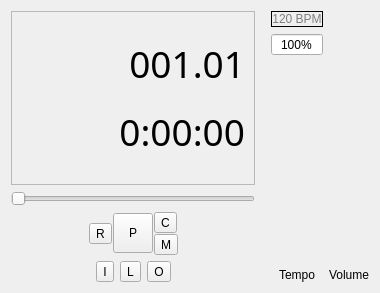
<?xml version="1.0" encoding="UTF-8"?>
<ui version="4.0">
 <class>PlayPanelBase</class>
 <widget class="QWidget" name="PlayPanelBase">
  <property name="geometry">
   <rect>
    <x>0</x>
    <y>0</y>
    <width>380</width>
    <height>293</height>
   </rect>
  </property>
  <property name="sizePolicy">
   <sizepolicy hsizetype="Expanding" vsizetype="Expanding">
    <horstretch>0</horstretch>
    <verstretch>0</verstretch>
   </sizepolicy>
  </property>
  <property name="focusPolicy">
   <enum>Qt::ClickFocus</enum>
  </property>
  <property name="windowTitle">
   <string>Play Panel</string>
  </property>
  <layout class="QHBoxLayout" name="horizontalLayout_2">
   <item>
    <layout class="QVBoxLayout" name="verticalLayout_3">
     <item>
      <widget class="QFrame" name="frame">
       <property name="sizePolicy">
        <sizepolicy hsizetype="Expanding" vsizetype="Expanding">
         <horstretch>0</horstretch>
         <verstretch>0</verstretch>
        </sizepolicy>
       </property>
       <property name="palette">
        <palette>
         <active/>
         <inactive/>
         <disabled/>
        </palette>
       </property>
       <property name="frameShape">
        <enum>QFrame::StyledPanel</enum>
       </property>
       <property name="frameShadow">
        <enum>QFrame::Raised</enum>
       </property>
       <property name="lineWidth">
        <number>2</number>
       </property>
       <property name="midLineWidth">
        <number>2</number>
       </property>
       <layout class="QHBoxLayout" name="horizontalLayout">
        <property name="spacing">
         <number>0</number>
        </property>
        <item>
         <layout class="QVBoxLayout" name="verticalLayout_2">
          <property name="spacing">
           <number>0</number>
          </property>
          <item>
           <widget class="QLabel" name="posLabel">
            <property name="sizePolicy">
             <sizepolicy hsizetype="Expanding" vsizetype="Fixed">
              <horstretch>0</horstretch>
              <verstretch>0</verstretch>
             </sizepolicy>
            </property>
            <property name="font">
             <font>
              <family>Arial black</family>
              <pointsize>28</pointsize>
             </font>
            </property>
            <property name="toolTip">
             <string>Measure.Beat</string>
            </property>
            <property name="autoFillBackground">
             <bool>false</bool>
            </property>
            <property name="text">
             <string notr="true">001.01</string>
            </property>
            <property name="textFormat">
             <enum>Qt::PlainText</enum>
            </property>
            <property name="alignment">
             <set>Qt::AlignRight|Qt::AlignTrailing|Qt::AlignVCenter</set>
            </property>
            <property name="margin">
             <number>0</number>
            </property>
            <property name="indent">
             <number>0</number>
            </property>
            <property name="textInteractionFlags">
             <set>Qt::NoTextInteraction</set>
            </property>
           </widget>
          </item>
          <item>
           <widget class="QLabel" name="timeLabel">
            <property name="sizePolicy">
             <sizepolicy hsizetype="Expanding" vsizetype="Fixed">
              <horstretch>0</horstretch>
              <verstretch>0</verstretch>
             </sizepolicy>
            </property>
            <property name="font">
             <font>
              <family>Arial black</family>
              <pointsize>28</pointsize>
             </font>
            </property>
            <property name="toolTip">
             <string>h:mm:s</string>
            </property>
            <property name="autoFillBackground">
             <bool>false</bool>
            </property>
            <property name="text">
             <string notr="true">0:00:00</string>
            </property>
            <property name="textFormat">
             <enum>Qt::PlainText</enum>
            </property>
            <property name="alignment">
             <set>Qt::AlignRight|Qt::AlignTrailing|Qt::AlignVCenter</set>
            </property>
            <property name="margin">
             <number>0</number>
            </property>
            <property name="indent">
             <number>0</number>
            </property>
            <property name="textInteractionFlags">
             <set>Qt::NoTextInteraction</set>
            </property>
           </widget>
          </item>
         </layout>
        </item>
       </layout>
      </widget>
     </item>
     <item>
      <widget class="QSlider" name="posSlider">
       <property name="focusPolicy">
        <enum>Qt::TabFocus</enum>
       </property>
       <property name="accessibleName">
        <string>Playback Position</string>
       </property>
       <property name="orientation">
        <enum>Qt::Horizontal</enum>
       </property>
      </widget>
     </item>
     <item>
      <layout class="QHBoxLayout" stretch="0,0,0,0,0">
       <property name="spacing">
        <number>1</number>
       </property>
       <property name="leftMargin">
        <number>0</number>
       </property>
       <property name="topMargin">
        <number>0</number>
       </property>
       <property name="rightMargin">
        <number>0</number>
       </property>
       <property name="bottomMargin">
        <number>0</number>
       </property>
       <item>
        <spacer>
         <property name="orientation">
          <enum>Qt::Horizontal</enum>
         </property>
         <property name="sizeHint" stdset="0">
          <size>
           <width>40</width>
           <height>20</height>
          </size>
         </property>
        </spacer>
       </item>
       <item>
        <widget class="QToolButton" name="rewindButton">
         <property name="text">
          <string notr="true">R</string>
         </property>
        </widget>
       </item>
       <item>
        <widget class="QToolButton" name="playButton">
         <property name="minimumSize">
          <size>
           <width>40</width>
           <height>40</height>
          </size>
         </property>
         <property name="maximumSize">
          <size>
           <width>40</width>
           <height>40</height>
          </size>
         </property>
         <property name="text">
          <string notr="true">P</string>
         </property>
         <property name="checkable">
          <bool>true</bool>
         </property>
        </widget>
       </item>
       <item>
        <layout class="QVBoxLayout" name="verticalLayout">
         <item>
          <widget class="QToolButton" name="countInButton">
           <property name="text">
            <string notr="true">C</string>
           </property>
          </widget>
         </item>
         <item>
          <widget class="QToolButton" name="metronomeButton">
           <property name="text">
            <string notr="true">M</string>
           </property>
          </widget>
         </item>
        </layout>
       </item>
       <item>
        <spacer>
         <property name="orientation">
          <enum>Qt::Horizontal</enum>
         </property>
         <property name="sizeHint" stdset="0">
          <size>
           <width>40</width>
           <height>20</height>
          </size>
         </property>
        </spacer>
       </item>
      </layout>
     </item>
     <item>
      <layout class="QHBoxLayout" name="horizontalLayout_3">
       <item>
        <spacer name="horizontalSpacer_2">
         <property name="orientation">
          <enum>Qt::Horizontal</enum>
         </property>
         <property name="sizeHint" stdset="0">
          <size>
           <width>40</width>
           <height>20</height>
          </size>
         </property>
        </spacer>
       </item>
       <item>
        <widget class="QToolButton" name="loopInButton">
         <property name="text">
          <string notr="true">I</string>
         </property>
         <property name="checkable">
          <bool>true</bool>
         </property>
        </widget>
       </item>
       <item>
        <widget class="QToolButton" name="loopButton">
         <property name="text">
          <string notr="true">L</string>
         </property>
         <property name="checkable">
          <bool>true</bool>
         </property>
        </widget>
       </item>
       <item>
        <widget class="QToolButton" name="loopOutButton">
         <property name="text">
          <string notr="true">O</string>
         </property>
         <property name="checkable">
          <bool>true</bool>
         </property>
        </widget>
       </item>
       <item>
        <spacer name="horizontalSpacer">
         <property name="orientation">
          <enum>Qt::Horizontal</enum>
         </property>
         <property name="sizeHint" stdset="0">
          <size>
           <width>40</width>
           <height>20</height>
          </size>
         </property>
        </spacer>
       </item>
      </layout>
     </item>
    </layout>
   </item>
   <item>
    <layout class="QGridLayout">
     <property name="leftMargin">
      <number>10</number>
     </property>
     <property name="topMargin">
      <number>0</number>
     </property>
     <property name="rightMargin">
      <number>0</number>
     </property>
     <property name="bottomMargin">
      <number>0</number>
     </property>
     <property name="spacing">
      <number>6</number>
     </property>
     <item row="2" column="0">
      <widget class="Awl::Slider" name="tempoSlider" native="true">
       <property name="sizePolicy">
        <sizepolicy hsizetype="Preferred" vsizetype="Expanding">
         <horstretch>0</horstretch>
         <verstretch>0</verstretch>
        </sizepolicy>
       </property>
       <property name="focusPolicy">
        <enum>Qt::TabFocus</enum>
       </property>
       <property name="toolTip">
        <string>Relative tempo</string>
       </property>
       <property name="accessibleName">
        <string>Relative Tempo to 120 beats per minute</string>
       </property>
       <property name="accessibleDescription">
        <string>Use up and down arrows to change value</string>
       </property>
       <property name="autoFillBackground">
        <bool>false</bool>
       </property>
       <property name="value" stdset="0">
        <double>100.000000000000000</double>
       </property>
       <property name="scaleWidth" stdset="0">
        <number>7</number>
       </property>
       <property name="minValue" stdset="0">
        <double>10.000000000000000</double>
       </property>
       <property name="maxValue" stdset="0">
        <double>300.000000000000000</double>
       </property>
       <property name="lineStep" stdset="0">
        <double>1.000000000000000</double>
       </property>
       <property name="pageStep" stdset="0">
        <double>10.000000000000000</double>
       </property>
      </widget>
     </item>
     <item row="2" column="1">
      <widget class="Awl::VolSlider" name="volumeSlider" native="true">
       <property name="sizePolicy">
        <sizepolicy hsizetype="Preferred" vsizetype="Expanding">
         <horstretch>0</horstretch>
         <verstretch>0</verstretch>
        </sizepolicy>
       </property>
       <property name="focusPolicy">
        <enum>Qt::TabFocus</enum>
       </property>
       <property name="toolTip">
        <string>Master volume</string>
       </property>
       <property name="whatsThis">
        <string/>
       </property>
       <property name="accessibleName">
        <string>Master Volume</string>
       </property>
       <property name="accessibleDescription">
        <string>Use up and down arrows to change value</string>
       </property>
      </widget>
     </item>
     <item row="3" column="1">
      <widget class="QLabel" name="label">
       <property name="text">
        <string extracomment="short text for volume slider">Volume</string>
       </property>
       <property name="textFormat">
        <enum>Qt::PlainText</enum>
       </property>
       <property name="alignment">
        <set>Qt::AlignCenter</set>
       </property>
      </widget>
     </item>
     <item row="0" column="0">
      <widget class="QLabel" name="tempoLabel">
       <property name="sizePolicy">
        <sizepolicy hsizetype="Fixed" vsizetype="Fixed">
         <horstretch>0</horstretch>
         <verstretch>0</verstretch>
        </sizepolicy>
       </property>
       <property name="palette">
        <palette>
         <active>
          <colorrole role="WindowText">
           <brush brushstyle="SolidPattern">
            <color alpha="255">
             <red>128</red>
             <green>128</green>
             <blue>128</blue>
            </color>
           </brush>
          </colorrole>
          <colorrole role="Button">
           <brush brushstyle="SolidPattern">
            <color alpha="255">
             <red>0</red>
             <green>255</green>
             <blue>127</blue>
            </color>
           </brush>
          </colorrole>
          <colorrole role="Light">
           <brush brushstyle="SolidPattern">
            <color alpha="255">
             <red>127</red>
             <green>255</green>
             <blue>191</blue>
            </color>
           </brush>
          </colorrole>
          <colorrole role="Midlight">
           <brush brushstyle="SolidPattern">
            <color alpha="255">
             <red>38</red>
             <green>255</green>
             <blue>146</blue>
            </color>
           </brush>
          </colorrole>
          <colorrole role="Dark">
           <brush brushstyle="SolidPattern">
            <color alpha="255">
             <red>0</red>
             <green>127</green>
             <blue>63</blue>
            </color>
           </brush>
          </colorrole>
          <colorrole role="Mid">
           <brush brushstyle="SolidPattern">
            <color alpha="255">
             <red>0</red>
             <green>170</green>
             <blue>84</blue>
            </color>
           </brush>
          </colorrole>
          <colorrole role="Text">
           <brush brushstyle="SolidPattern">
            <color alpha="255">
             <red>128</red>
             <green>128</green>
             <blue>128</blue>
            </color>
           </brush>
          </colorrole>
          <colorrole role="BrightText">
           <brush brushstyle="SolidPattern">
            <color alpha="255">
             <red>255</red>
             <green>255</green>
             <blue>255</blue>
            </color>
           </brush>
          </colorrole>
          <colorrole role="ButtonText">
           <brush brushstyle="SolidPattern">
            <color alpha="255">
             <red>128</red>
             <green>128</green>
             <blue>128</blue>
            </color>
           </brush>
          </colorrole>
          <colorrole role="Base">
           <brush brushstyle="SolidPattern">
            <color alpha="255">
             <red>0</red>
             <green>0</green>
             <blue>0</blue>
            </color>
           </brush>
          </colorrole>
          <colorrole role="Window">
           <brush brushstyle="SolidPattern">
            <color alpha="255">
             <red>0</red>
             <green>0</green>
             <blue>0</blue>
            </color>
           </brush>
          </colorrole>
          <colorrole role="Shadow">
           <brush brushstyle="SolidPattern">
            <color alpha="255">
             <red>0</red>
             <green>0</green>
             <blue>0</blue>
            </color>
           </brush>
          </colorrole>
          <colorrole role="Highlight">
           <brush brushstyle="SolidPattern">
            <color alpha="255">
             <red>86</red>
             <green>117</green>
             <blue>148</blue>
            </color>
           </brush>
          </colorrole>
          <colorrole role="HighlightedText">
           <brush brushstyle="SolidPattern">
            <color alpha="255">
             <red>255</red>
             <green>255</green>
             <blue>255</blue>
            </color>
           </brush>
          </colorrole>
          <colorrole role="Link">
           <brush brushstyle="SolidPattern">
            <color alpha="255">
             <red>0</red>
             <green>0</green>
             <blue>238</blue>
            </color>
           </brush>
          </colorrole>
          <colorrole role="LinkVisited">
           <brush brushstyle="SolidPattern">
            <color alpha="255">
             <red>82</red>
             <green>24</green>
             <blue>139</blue>
            </color>
           </brush>
          </colorrole>
          <colorrole role="AlternateBase">
           <brush brushstyle="SolidPattern">
            <color alpha="255">
             <red>63</red>
             <green>255</green>
             <blue>159</blue>
            </color>
           </brush>
          </colorrole>
         </active>
         <inactive>
          <colorrole role="WindowText">
           <brush brushstyle="SolidPattern">
            <color alpha="255">
             <red>128</red>
             <green>128</green>
             <blue>128</blue>
            </color>
           </brush>
          </colorrole>
          <colorrole role="Button">
           <brush brushstyle="SolidPattern">
            <color alpha="255">
             <red>0</red>
             <green>255</green>
             <blue>127</blue>
            </color>
           </brush>
          </colorrole>
          <colorrole role="Light">
           <brush brushstyle="SolidPattern">
            <color alpha="255">
             <red>127</red>
             <green>255</green>
             <blue>191</blue>
            </color>
           </brush>
          </colorrole>
          <colorrole role="Midlight">
           <brush brushstyle="SolidPattern">
            <color alpha="255">
             <red>38</red>
             <green>255</green>
             <blue>146</blue>
            </color>
           </brush>
          </colorrole>
          <colorrole role="Dark">
           <brush brushstyle="SolidPattern">
            <color alpha="255">
             <red>0</red>
             <green>127</green>
             <blue>63</blue>
            </color>
           </brush>
          </colorrole>
          <colorrole role="Mid">
           <brush brushstyle="SolidPattern">
            <color alpha="255">
             <red>0</red>
             <green>170</green>
             <blue>84</blue>
            </color>
           </brush>
          </colorrole>
          <colorrole role="Text">
           <brush brushstyle="SolidPattern">
            <color alpha="255">
             <red>128</red>
             <green>128</green>
             <blue>128</blue>
            </color>
           </brush>
          </colorrole>
          <colorrole role="BrightText">
           <brush brushstyle="SolidPattern">
            <color alpha="255">
             <red>255</red>
             <green>255</green>
             <blue>255</blue>
            </color>
           </brush>
          </colorrole>
          <colorrole role="ButtonText">
           <brush brushstyle="SolidPattern">
            <color alpha="255">
             <red>128</red>
             <green>128</green>
             <blue>128</blue>
            </color>
           </brush>
          </colorrole>
          <colorrole role="Base">
           <brush brushstyle="SolidPattern">
            <color alpha="255">
             <red>0</red>
             <green>0</green>
             <blue>0</blue>
            </color>
           </brush>
          </colorrole>
          <colorrole role="Window">
           <brush brushstyle="SolidPattern">
            <color alpha="255">
             <red>0</red>
             <green>0</green>
             <blue>0</blue>
            </color>
           </brush>
          </colorrole>
          <colorrole role="Shadow">
           <brush brushstyle="SolidPattern">
            <color alpha="255">
             <red>0</red>
             <green>0</green>
             <blue>0</blue>
            </color>
           </brush>
          </colorrole>
          <colorrole role="Highlight">
           <brush brushstyle="SolidPattern">
            <color alpha="255">
             <red>86</red>
             <green>117</green>
             <blue>148</blue>
            </color>
           </brush>
          </colorrole>
          <colorrole role="HighlightedText">
           <brush brushstyle="SolidPattern">
            <color alpha="255">
             <red>255</red>
             <green>255</green>
             <blue>255</blue>
            </color>
           </brush>
          </colorrole>
          <colorrole role="Link">
           <brush brushstyle="SolidPattern">
            <color alpha="255">
             <red>0</red>
             <green>0</green>
             <blue>238</blue>
            </color>
           </brush>
          </colorrole>
          <colorrole role="LinkVisited">
           <brush brushstyle="SolidPattern">
            <color alpha="255">
             <red>82</red>
             <green>24</green>
             <blue>139</blue>
            </color>
           </brush>
          </colorrole>
          <colorrole role="AlternateBase">
           <brush brushstyle="SolidPattern">
            <color alpha="255">
             <red>63</red>
             <green>255</green>
             <blue>159</blue>
            </color>
           </brush>
          </colorrole>
         </inactive>
         <disabled>
          <colorrole role="WindowText">
           <brush brushstyle="SolidPattern">
            <color alpha="255">
             <red>128</red>
             <green>128</green>
             <blue>128</blue>
            </color>
           </brush>
          </colorrole>
          <colorrole role="Button">
           <brush brushstyle="SolidPattern">
            <color alpha="255">
             <red>0</red>
             <green>255</green>
             <blue>127</blue>
            </color>
           </brush>
          </colorrole>
          <colorrole role="Light">
           <brush brushstyle="SolidPattern">
            <color alpha="255">
             <red>127</red>
             <green>255</green>
             <blue>191</blue>
            </color>
           </brush>
          </colorrole>
          <colorrole role="Midlight">
           <brush brushstyle="SolidPattern">
            <color alpha="255">
             <red>38</red>
             <green>255</green>
             <blue>146</blue>
            </color>
           </brush>
          </colorrole>
          <colorrole role="Dark">
           <brush brushstyle="SolidPattern">
            <color alpha="255">
             <red>0</red>
             <green>127</green>
             <blue>63</blue>
            </color>
           </brush>
          </colorrole>
          <colorrole role="Mid">
           <brush brushstyle="SolidPattern">
            <color alpha="255">
             <red>0</red>
             <green>170</green>
             <blue>84</blue>
            </color>
           </brush>
          </colorrole>
          <colorrole role="Text">
           <brush brushstyle="SolidPattern">
            <color alpha="255">
             <red>128</red>
             <green>128</green>
             <blue>128</blue>
            </color>
           </brush>
          </colorrole>
          <colorrole role="BrightText">
           <brush brushstyle="SolidPattern">
            <color alpha="255">
             <red>255</red>
             <green>255</green>
             <blue>255</blue>
            </color>
           </brush>
          </colorrole>
          <colorrole role="ButtonText">
           <brush brushstyle="SolidPattern">
            <color alpha="255">
             <red>128</red>
             <green>128</green>
             <blue>128</blue>
            </color>
           </brush>
          </colorrole>
          <colorrole role="Base">
           <brush brushstyle="SolidPattern">
            <color alpha="255">
             <red>0</red>
             <green>0</green>
             <blue>0</blue>
            </color>
           </brush>
          </colorrole>
          <colorrole role="Window">
           <brush brushstyle="SolidPattern">
            <color alpha="255">
             <red>0</red>
             <green>0</green>
             <blue>0</blue>
            </color>
           </brush>
          </colorrole>
          <colorrole role="Shadow">
           <brush brushstyle="SolidPattern">
            <color alpha="255">
             <red>0</red>
             <green>0</green>
             <blue>0</blue>
            </color>
           </brush>
          </colorrole>
          <colorrole role="Highlight">
           <brush brushstyle="SolidPattern">
            <color alpha="255">
             <red>86</red>
             <green>117</green>
             <blue>148</blue>
            </color>
           </brush>
          </colorrole>
          <colorrole role="HighlightedText">
           <brush brushstyle="SolidPattern">
            <color alpha="255">
             <red>255</red>
             <green>255</green>
             <blue>255</blue>
            </color>
           </brush>
          </colorrole>
          <colorrole role="Link">
           <brush brushstyle="SolidPattern">
            <color alpha="255">
             <red>0</red>
             <green>0</green>
             <blue>238</blue>
            </color>
           </brush>
          </colorrole>
          <colorrole role="LinkVisited">
           <brush brushstyle="SolidPattern">
            <color alpha="255">
             <red>82</red>
             <green>24</green>
             <blue>139</blue>
            </color>
           </brush>
          </colorrole>
          <colorrole role="AlternateBase">
           <brush brushstyle="SolidPattern">
            <color alpha="255">
             <red>63</red>
             <green>255</green>
             <blue>159</blue>
            </color>
           </brush>
          </colorrole>
         </disabled>
        </palette>
       </property>
       <property name="font">
        <font/>
       </property>
       <property name="toolTip">
        <string>Actual tempo in quarter notes per minute</string>
       </property>
       <property name="autoFillBackground">
        <bool>false</bool>
       </property>
       <property name="frameShape">
        <enum>QFrame::StyledPanel</enum>
       </property>
       <property name="lineWidth">
        <number>2</number>
       </property>
       <property name="midLineWidth">
        <number>2</number>
       </property>
       <property name="text">
        <string notr="true">120 BPM</string>
       </property>
       <property name="textFormat">
        <enum>Qt::PlainText</enum>
       </property>
       <property name="alignment">
        <set>Qt::AlignCenter</set>
       </property>
       <property name="margin">
        <number>0</number>
       </property>
       <property name="indent">
        <number>0</number>
       </property>
       <property name="textInteractionFlags">
        <set>Qt::NoTextInteraction</set>
       </property>
      </widget>
     </item>
     <item row="3" column="0">
      <widget class="QLabel" name="label_2">
       <property name="text">
        <string extracomment="short text for tempo slider">Tempo</string>
       </property>
       <property name="textFormat">
        <enum>Qt::PlainText</enum>
       </property>
       <property name="alignment">
        <set>Qt::AlignCenter</set>
       </property>
      </widget>
     </item>
     <item row="1" column="0">
      <widget class="QDoubleSpinBox" name="relTempoBox">
       <property name="accessibleName">
        <string>Relative tempo to 120 beats per minute</string>
       </property>
       <property name="accessibleDescription">
        <string/>
       </property>
       <property name="alignment">
        <set>Qt::AlignCenter</set>
       </property>
       <property name="buttonSymbols">
        <enum>QAbstractSpinBox::NoButtons</enum>
       </property>
       <property name="prefix">
        <string/>
       </property>
       <property name="suffix">
        <string notr="true">%</string>
       </property>
       <property name="decimals">
        <number>0</number>
       </property>
       <property name="minimum">
        <double>10.000000000000000</double>
       </property>
       <property name="maximum">
        <double>300.000000000000000</double>
       </property>
       <property name="singleStep">
        <double>5.000000000000000</double>
       </property>
       <property name="value">
        <double>100.000000000000000</double>
       </property>
      </widget>
     </item>
    </layout>
   </item>
  </layout>
 </widget>
 <customwidgets>
  <customwidget>
   <class>Awl::Slider</class>
   <extends>QWidget</extends>
   <header>awl/slider.h</header>
  </customwidget>
  <customwidget>
   <class>Awl::VolSlider</class>
   <extends>Awl::Slider</extends>
   <header>awl/volslider.h</header>
  </customwidget>
 </customwidgets>
 <tabstops>
  <tabstop>posSlider</tabstop>
  <tabstop>rewindButton</tabstop>
  <tabstop>playButton</tabstop>
  <tabstop>countInButton</tabstop>
  <tabstop>metronomeButton</tabstop>
  <tabstop>loopInButton</tabstop>
  <tabstop>loopButton</tabstop>
  <tabstop>loopOutButton</tabstop>
  <tabstop>relTempoBox</tabstop>
 </tabstops>
 <resources/>
 <connections/>
</ui>
